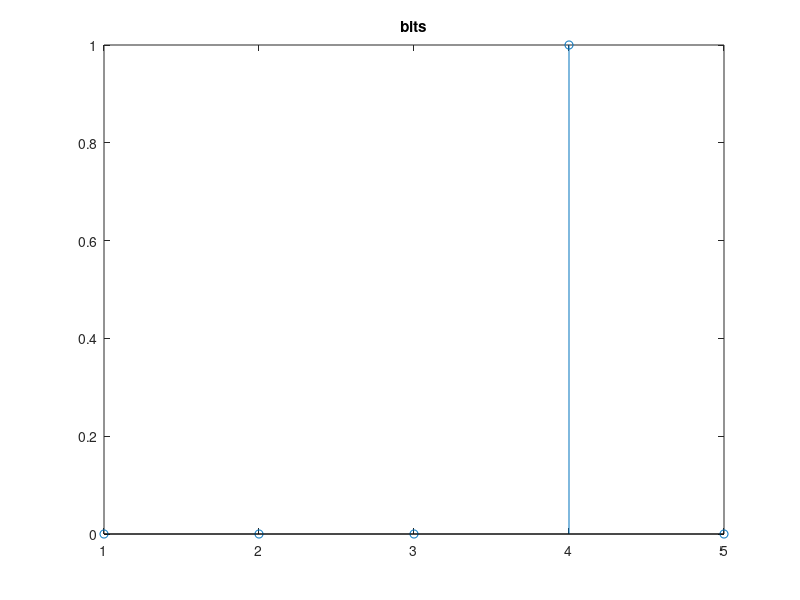
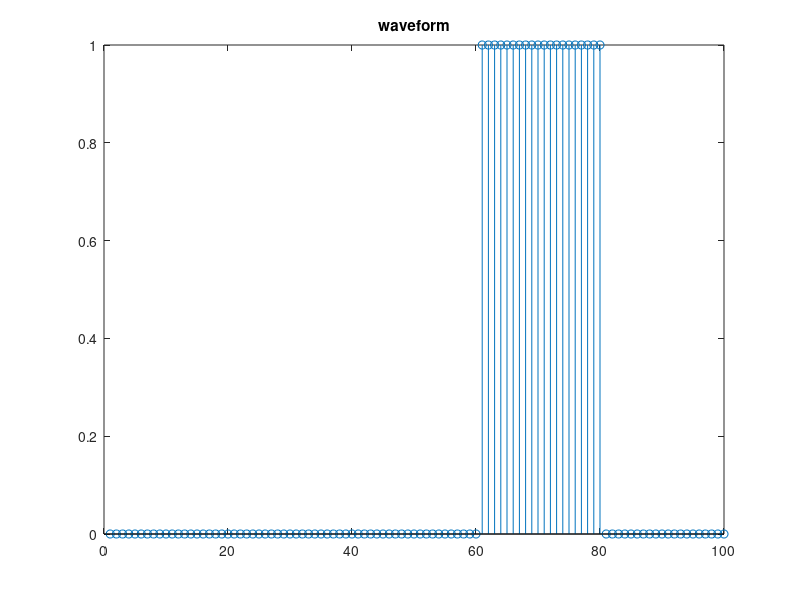
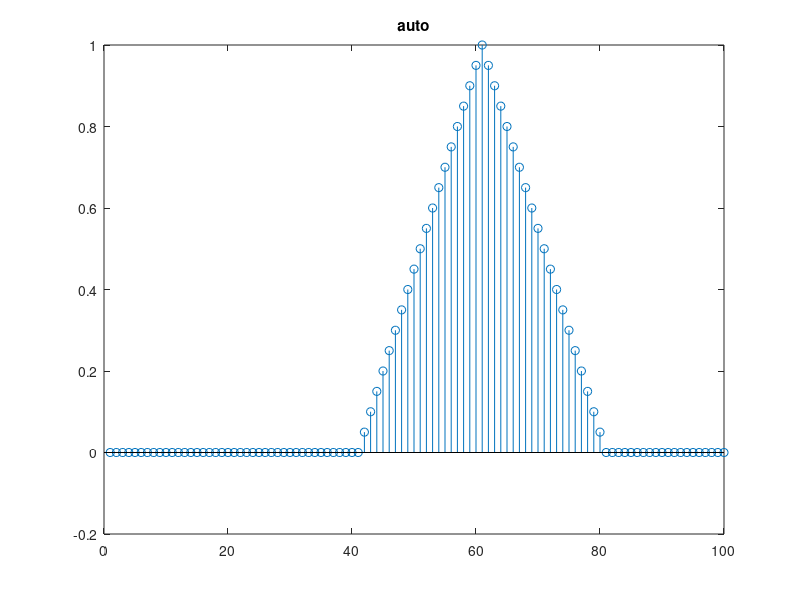
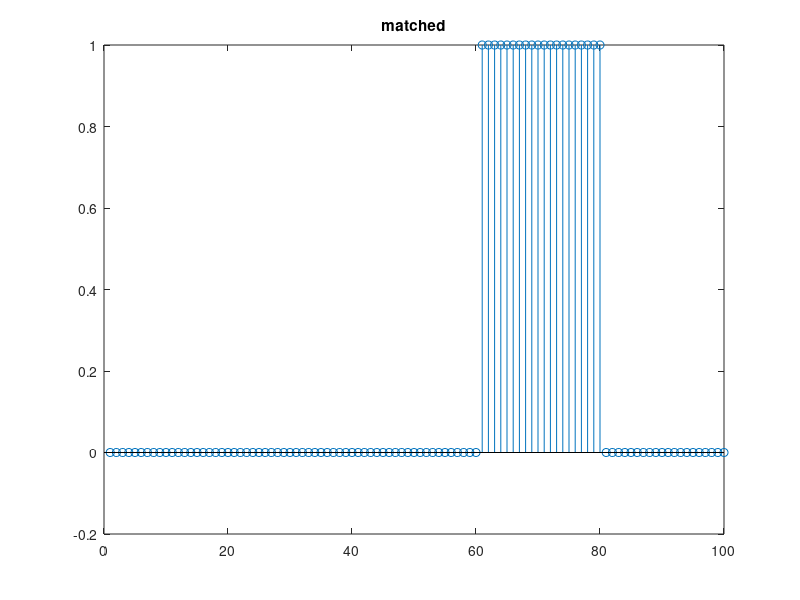

MATLAB code for these plots, in order:
close all
clear
clc

%Part1: Matched Filter and Correlators
%(1)-Parameter Definition:
n_per_SNR = 1e5;
%SNR in dB
%SNR = 0:1:30;
SNR=1000;
% Array to keep track of the BER of the output of simple detector at every SNR
BER_simple = zeros(1, length(SNR));
% Array to keep track of the BER of the output of MF at every SNR
BER_MF = zeros(1, length(SNR));

BER_C = zeros(1, length(SNR));

% # of samples in the waveform
m = 20;
S1 = ones(1,m);
S2 = zeros(1,m);
% time of sampling at reciever
taw = 20;

%(2)-Binary Data Vector
%A binary message meant to be sent (10*10^6 because the pdf states that "the resultant vector 
% will be 10e6 samples")
number_of_bits = (10*10^1) / m;

% randi starts from 1 to some number so I generated a vector of 1s and 2s
% then subtract 1 to make it 1s and 0s
message = randi(2, 1, number_of_bits) - 1;

% The binary message will be sent as a waveform so here we set a
% placeholder for this waveform
waveform = zeros(1, length(message) * m); 

%for debugging
t=(1:number_of_bits);
stem(t,message);
title("bits");

%%
%Signal Generation:
% w_i is the index of the waveform and m_i is the index of the message (1s
    % amd 0s)
for w_i = 1:m:length(waveform)
    % I derived this equation to convert w_i to m_i...... trust me
    m_i = floor((1/m) * w_i + (1- (1/m)));
    if message (m_i) == 1
        waveform(w_i : w_i+m-1) = S1;
    else
        waveform(w_i : w_i+m-1) = S2;
    end
end
% Calculate power of transmitted signal
Tx_power = sum(waveform.^2) / length(waveform);
disp(['Transmitted power = ', num2str(Tx_power)]);

t=(1:length(waveform));
figure
stem(t,waveform);
title("waveform");

%% 
current_sample=zeros(1, length(message));
C_current_sample=zeros(1, length(message));
% Loop to iterate over all SNR values
for snr_i = 1:length(SNR)
    %(4)-Noise
    % Adding awgn to the waveform
    Rx_sequence = awgn(waveform,SNR(snr_i),'measured');
 
    %(5)-Convolution:
    %A - Normal Conv:
    h_mf = (S1 - S2);
    MF_out = zeros(1, length(message));
    for i = 1:size(message,2)
        n1 = (i-1)*m + 1 ;
        n2 = i*m;
        MF_out(n1:n2) =  cconv(h_mf, Rx_sequence(n1:n2), m);
    end
    
    
    %A - autocorrelator:
 
    c_out = zeros(1, length(message));
    g=(S1-S2);
    c_out  = xcorr(Rx_sequence,g);
    c_out_cut=c_out(ceil(length(c_out)/2):length(c_out));
    
    c_out_cut=c_out_cut/max(c_out_cut);
    
    figure
    stem((1:length(c_out_cut)),c_out_cut)
    title("auto")
  
    
    % Normalize the output of the MF to make decisions accurately
    MF_out = MF_out / max(MF_out);
    
    %for debgging
    figure
    stem((1:length(MF_out)),MF_out)
    title("matched")
    
    %(5) Decision:
    Vth = (S1(taw) + S2(taw))/2;
    MF_out_decided = zeros(1, length(message));
    C_out_decided  = zeros(1, length(message));

    for i = 1:size(message,2)
        n1 = (i-1)*m+1  ;
        n2 = i*m+1;
        
        % Make decision of MF
        current_sample(i) = MF_out(n1 + taw -1);
        if (current_sample > Vth)
            MF_out_decided(i) = 1;
        end
        
         %Make decision of Correlator:
        C_current_sample(i) = c_out_cut(taw *(i-1) +1);
        if (C_current_sample > Vth)
            C_out_decided(i) = 1;
        end
    end

    % Get BER

    % get number of errors for MF
    err_num_MF = sum(xor(message, MF_out_decided));
    BER_MF(snr_i) = err_num_MF;
    
    %get number of errors for Correlator
    err_num_C = sum(xor(message, C_out_decided));
    BER_C(snr_i) = err_num_C;
    
    end
    % get number of errors for MF
    
%for debgging
    figure
    stem((1:length(C_current_sample)),C_current_sample)
    title("auto current")
    
    figure
    stem((1:length(current_sample)),current_sample)
    title("current")

%% Graph BER vs SNR
figure
semilogy(SNR, BER_simple, "linewidth", 1.5);
hold
semilogy(SNR, BER_MF, "linewidth", 1.5);
title("BER vs SNR");
legend("Simple detector", "MF");


